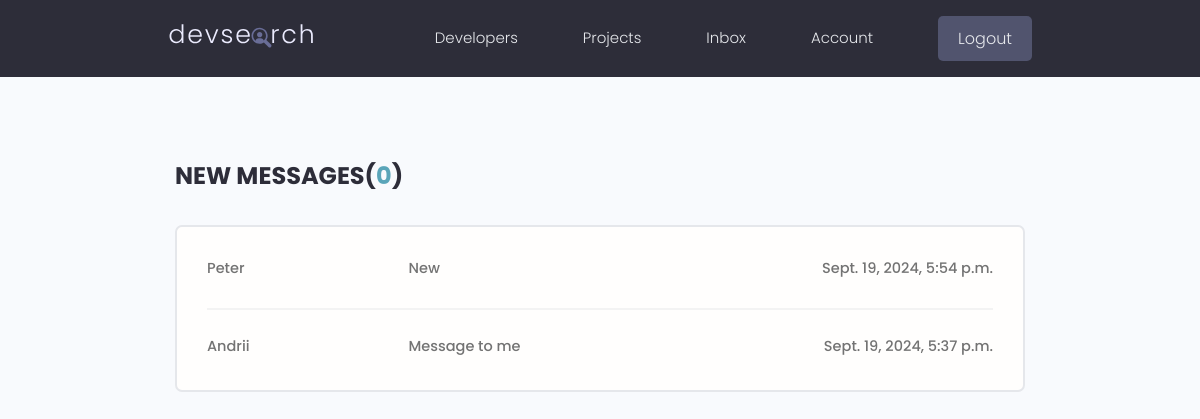
The page /inbox/ (signed in) on the database its author committed.
### users/models.py (models this page shows, shortened)
class Message(models.Model):
    sender = models.ForeignKey(Profile, on_delete=models.SET_NULL,null=True,blank=True)
    recipient=models.ForeignKey(Profile, on_delete=models.SET_NULL,null=True,blank=True,related_name='messages')
    name = models.CharField(max_length=200,null=True,blank=True)
    email = models.EmailField(max_length=200,null=True,blank=True)
    subject = models.CharField(max_length=200,null=True,blank=True)
    body=models.TextField()
    is_read = models.BooleanField(default=False,null=True)
    created=models.DateTimeField(auto_now_add=True)
    id = models.UUIDField(default=uuid.uuid4,unique=True,primary_key=True,editable=False)
    class Meta:
        ordering = ['is_read','-created']

### users/views.py (the view)
# urls.py: path('inbox/',views.inbox,name='inbox'),
@login_required(login_url='login')
def inbox(request):
    profile = request.user.profile
    messageRequest = profile.messages.all()
    unreadCount = messageRequest.filter(is_read=False).count()
    context={'messageRequest':messageRequest,'unreadCount':unreadCount}
    return render(request,'users/inbox.html',context)

### users/templates/users/inbox.html
{% extends 'main.html' %}
{% block content %}
  <main class="inbox my-xl">
    <div class="content-box">
      <h3 class="inbox__title">New Messages(<span>{{unreadCount}}</span>)</h3>
      <ul class="messages">
        {% for message in messageRequest %}
        {% if message.is_read == False %}
        <li class="message message--unread">
          {% else %}
          <li class="message">
        {% endif %}
          <a href="{% url 'message' message.id %}">
            <span class="message__author">{{message.name}}</span>
            <span class="message__subject">{{message.subject}}</span>
            <span class="message__date">{{message.created}}</span>
          </a>
        </li>
      {% endfor %}
      </ul>
    </div>
  </main>
{% endblock %}

### static/styles/app.css (style rules this page uses)
:root { --color-sub: #2d2d39; }
.content-box { width: 95%; max-width: 85rem; margin: 0 auto; }
.inbox { height: 90vh; }
.inbox__title, .inbox__title span { font-size: 2.4rem; font-weight: 700; color: var(--color-sub); text-transform: uppercase; text-align: left; margin-bottom: 3rem; }
.inbox__title span { color: var(--color-main); }
.messages { list-style: none; background: var(--color-white); padding: 0.5rem 3rem; border: 2px solid var(--color-light); border-radius: 0.7rem; }
.message { padding: 2.5rem 0; }
.message > a span { font-size: 1.45rem; font-weight: 500; }
.message:not(:last-child) { border-bottom: 2px solid var(--color-white-light); }
.message > a { display: flex; gap: 1rem; }
.message__author, .message__date { flex-basis: 25%; }
.message__subject { flex-basis: 50%; }
.message__date { text-align: right; }

### static/uikit/styles/modules/_variables.css (style rules this page uses)
:root { --color-main: #5aa5b9; --color-main-light: #e6faff; --color-sub: #3f4156; --color-sub-light: #51546e; --color-sub-lighter: #ededfd; --color-text: #737373; --color-gray: #8b8b8b; --color-light: #e5e7eb; --color-light-gray: #767676; --color-bg: #f8fafd; --color-white: #fffefd; --color-white-light: #f3f3f3; --color-success: #359e64; --color-success-bg: #def8e8; --color-error: #fc4b0b; --color-error-bg: #fff2ee; --font-base: 'Poppins', arial, helvetica, 'Segoe UI', roboto, ubuntu, sans-serif; --font-monospace: 'Fira Code', 'Courier New', courier, monospace; --font-regular: 300; --font-medium: 500; --font-bold: 700; --generic-shadow: 1px 1px 5px #00000010; --generic-transition: all 0.3s ease-in-out; }

### static/uikit/styles/modules/_base.css (style rules this page uses)
* { margin: 0; padding: 0; box-sizing: border-box; text-rendering: optimizeLegibility; color: inherit; font-size: inherit; }
html { font-size: 50%; }
@media only screen and (min-width: 480px) { html { font-size: 56.25%; } }
@media only screen and (min-width: 1200px) { html { font-size: 62.5%; } }
body { line-height: 1.6; font-weight: 400; font-size: 1.5rem; color: var(--color-text); background-color: var(--color-bg); min-height: 100vh; }

### static/uikit/styles/modules/_typography.css (style rules this page uses)
* { font-family: var(--font-base); }
h3 { font-size: 3.2rem; font-weight: var(--font-medium); }
p, span, strong { font-size: 1.6rem; color: var(--color-text); font-weight: var(--font-regular); }
a { padding-bottom: 2px; text-decoration: none; display: inline-block; color: var(--color-main); font-weight: var(--font-medium); }

### static/uikit/styles/modules/_utilities.css (style rules this page uses)
.my-xl { margin: 8rem auto; }

### rows shown on the page
Message: name "Peter", subject "New", created "Sept. 19, 2024, 5:54 p.m."
Message: name "Andrii", subject "Message to me", created "Sept. 19, 2024, 5:37 p.m."

### other values the page prints
{{ unreadCount }} "0"
